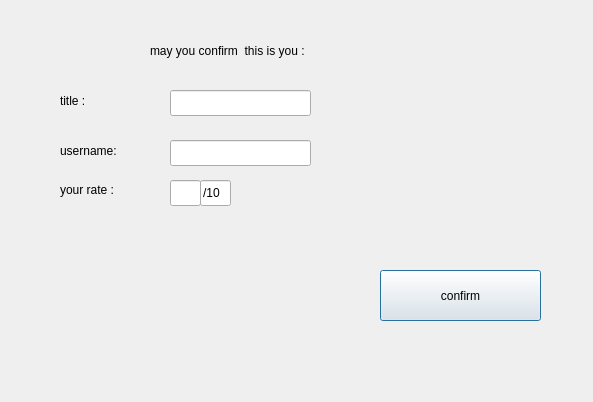
<?xml version="1.0" encoding="UTF-8"?>
<ui version="4.0">
 <class>return_book</class>
 <widget class="QDialog" name="return_book">
  <property name="geometry">
   <rect>
    <x>0</x>
    <y>0</y>
    <width>593</width>
    <height>402</height>
   </rect>
  </property>
  <property name="windowTitle">
   <string>Dialog</string>
  </property>
  <widget class="QLabel" name="label">
   <property name="geometry">
    <rect>
     <x>60</x>
     <y>80</y>
     <width>61</width>
     <height>41</height>
    </rect>
   </property>
   <property name="styleSheet">
    <string notr="true">font: 11pt &quot;Sitka&quot;;</string>
   </property>
   <property name="text">
    <string>title :</string>
   </property>
  </widget>
  <widget class="QLabel" name="label_2">
   <property name="geometry">
    <rect>
     <x>150</x>
     <y>30</y>
     <width>281</width>
     <height>41</height>
    </rect>
   </property>
   <property name="styleSheet">
    <string notr="true">font: 11pt &quot;Sitka&quot;;</string>
   </property>
   <property name="text">
    <string>may you confirm  this is you :</string>
   </property>
  </widget>
  <widget class="QLabel" name="label_3">
   <property name="geometry">
    <rect>
     <x>60</x>
     <y>130</y>
     <width>101</width>
     <height>41</height>
    </rect>
   </property>
   <property name="styleSheet">
    <string notr="true">font: 11pt &quot;Sitka&quot;;</string>
   </property>
   <property name="text">
    <string>username:</string>
   </property>
  </widget>
  <widget class="QLabel" name="label_4">
   <property name="geometry">
    <rect>
     <x>60</x>
     <y>180</y>
     <width>181</width>
     <height>20</height>
    </rect>
   </property>
   <property name="styleSheet">
    <string notr="true">font: 11pt &quot;Sitka&quot;;</string>
   </property>
   <property name="text">
    <string>your rate :</string>
   </property>
  </widget>
  <widget class="QLineEdit" name="rate">
   <property name="geometry">
    <rect>
     <x>170</x>
     <y>180</y>
     <width>31</width>
     <height>26</height>
    </rect>
   </property>
  </widget>
  <widget class="QLineEdit" name="lineEdit_2">
   <property name="geometry">
    <rect>
     <x>200</x>
     <y>180</y>
     <width>31</width>
     <height>26</height>
    </rect>
   </property>
   <property name="text">
    <string>/10</string>
   </property>
  </widget>
  <widget class="QLineEdit" name="title">
   <property name="geometry">
    <rect>
     <x>170</x>
     <y>90</y>
     <width>141</width>
     <height>26</height>
    </rect>
   </property>
  </widget>
  <widget class="QLineEdit" name="username">
   <property name="geometry">
    <rect>
     <x>170</x>
     <y>140</y>
     <width>141</width>
     <height>26</height>
    </rect>
   </property>
  </widget>
  <widget class="QPushButton" name="confirm">
   <property name="geometry">
    <rect>
     <x>380</x>
     <y>270</y>
     <width>161</width>
     <height>51</height>
    </rect>
   </property>
   <property name="text">
    <string>confirm</string>
   </property>
  </widget>
 </widget>
 <resources/>
 <connections/>
</ui>
